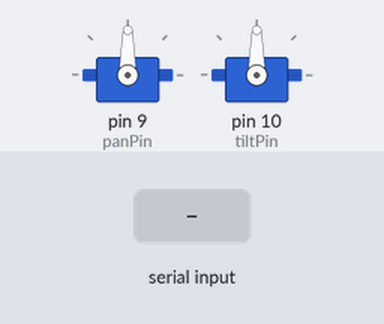
Bench run of a sketch on a simulated Arduino Uno, built with avr-gcc and run on an emulated ATmega328P. Shown: 2 × servo. The inputs (shaded band) are chosen by the test bench.

Above: at 1.2 s.
1.3 s: "p,45\n" received over Serial
At 2.5 s:
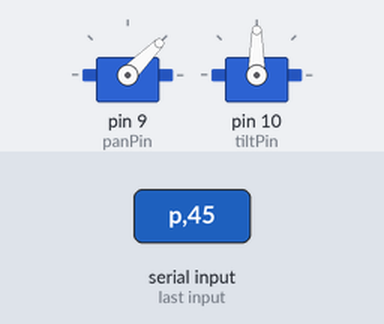
2.8 s: "t,45\n" received over Serial
At 3.6 s:
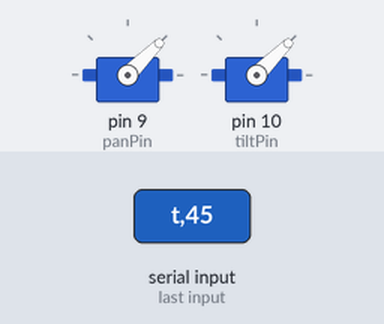
4.3 s: "p90\n" received over Serial
At 4.7 s:
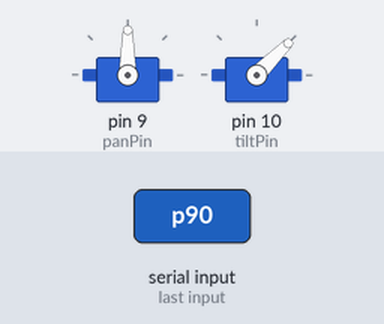
5.8 s: "p" received over Serial
At 7.6 s:
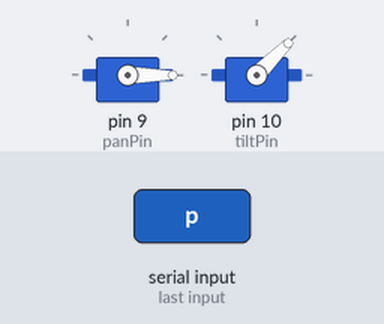
8.2 s: "t90\n" received over Serial
At 8.9 s:
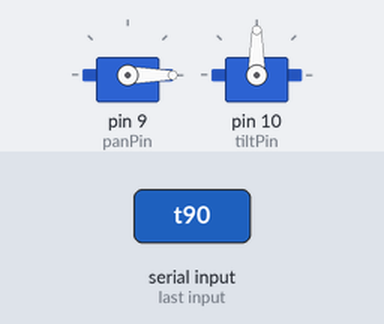
9.7 s: "t" received over Serial
At 11.9 s:
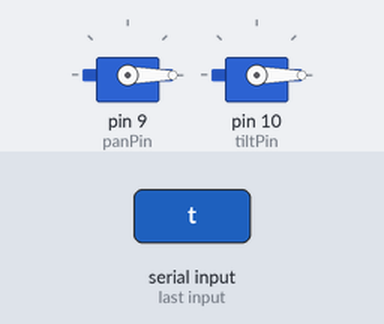
Timing chart, 0 to 13.2 s (numbered marks = the images above; inputs shaded):
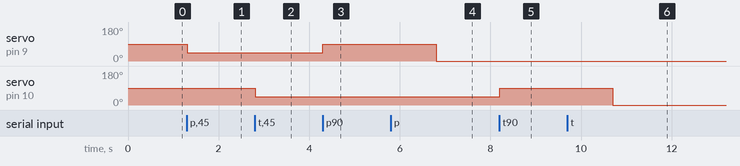

Measured:
- after the input at 1.3 s, servo on pin 9 (panPin): 90° → 45° at once
- after the input at 2.8 s, servo on pin 10 (tiltPin): 90° → 45° at once
- after the input at 4.3 s, servo on pin 9 (panPin): 45° → 90° at once
- after the input at 5.8 s, servo on pin 9 (panPin): 90° → 0° after 1.0 s
- after the input at 8.2 s, servo on pin 10 (tiltPin): 45° → 90° at once
- after the input at 9.7 s, servo on pin 10 (tiltPin): 90° → 0° after 1.0 s

The sketch:

follow2.ino
```cpp
#include <Servo.h>
Servo pan;
Servo tilt;
int panPin = 9;
int tiltPin = 10;
int panAngle = 90;
int tiltAngle = 90;


void setup() {
  Serial.begin(9600);
  pan.attach(panPin);
  tilt.attach(tiltPin);
  pan.write(90);
  tilt.write(90);
}

void loop() {
  if (Serial.available()) {
    char cmd = Serial.read();
    int angle = Serial.parseInt();
    angle = constrain(angle, 0, 180);
    if (cmd == 'p') pan.write(angle);
    if (cmd == 't') tilt.write(angle);
  }
}
```
